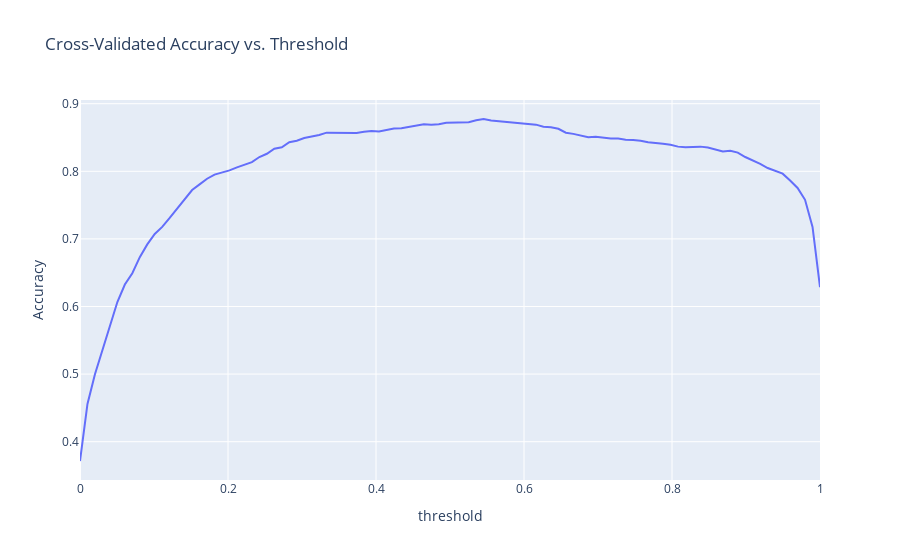

Notebook cell for this chart:
### Code cell
fig = px.line(x=thresholds, y=cv_accs, title="Cross-Validated Accuracy vs. Threshold")
fig.update_xaxes(title="threshold")
fig.update_yaxes(title="Accuracy")
